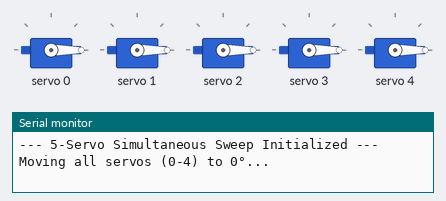
Recording of a sketch running on a simulated ESP32. Parts: 5 × servo, the last lines printed to the serial monitor.

Above: at 1.05 s.
At 4.0 s:
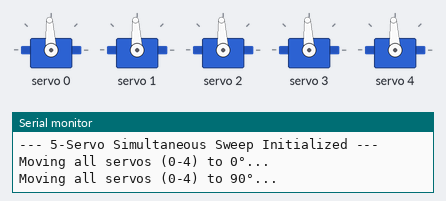
At 7.0 s:
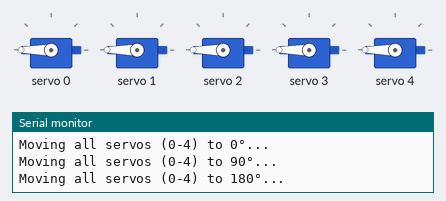
Timing chart, 0 to 8.8 s (numbered marks = the images above):
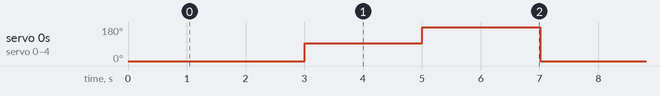

The sketch:

Test_fingers.ino
```cpp
#include <Wire.h>
#include <Adafruit_PWMServoDriver.h>

#define I2C_SDA 8
#define I2C_SCL 9
#define PCA9685_ADDRESS 0x40

Adafruit_PWMServoDriver pwm = Adafruit_PWMServoDriver(PCA9685_ADDRESS);

// Calibrated Microsecond pulse widths for the MG90S
#define MG90S_MIN_US  500  // Pulse width for 0 degrees
#define MG90S_MAX_US  2500 // Pulse width for 180 degrees

// Define the number of servos connected
const int FIRST_CH = 0;
const int LAST_CH  = 4;

void setup() {
  Serial.begin(115200);
  delay(1000);

  Wire.begin(I2C_SDA, I2C_SCL);

  pwm.begin();
  pwm.setPWMFreq(50); // MG90S expects a 50Hz update rate
  Serial.println("--- 5-Servo Simultaneous Sweep Initialized ---");
}

void loop() {
  // 1. Move Channels 0-4 to 0 Degrees together
  Serial.println("Moving all servos (0-4) to 0°...");
  for (int ch = FIRST_CH; ch <= LAST_CH; ch++) {
    pwm.writeMicroseconds(ch, MG90S_MIN_US);
  }
  delay(2000);

  // 2. Move Channels 0-4 to 90 Degrees together
  Serial.println("Moving all servos (0-4) to 90°...");
  unsigned int center_us = (MG90S_MIN_US + MG90S_MAX_US) / 2;
  for (int ch = FIRST_CH; ch <= LAST_CH; ch++) {
    pwm.writeMicroseconds(ch, center_us);
  }
  delay(2000);

  // 3. Move Channels 0-4 to 180 Degrees together
  Serial.println("Moving all servos (0-4) to 180°...");
  for (int ch = FIRST_CH; ch <= LAST_CH; ch++) {
    pwm.writeMicroseconds(ch, MG90S_MAX_US);
  }
  delay(2000);
}
```

Measured:
- by itself, servo 0–4: repeats every 6.0 s: 180° 2.0 s, 0° 2.0 s, 93° 2.0 s
